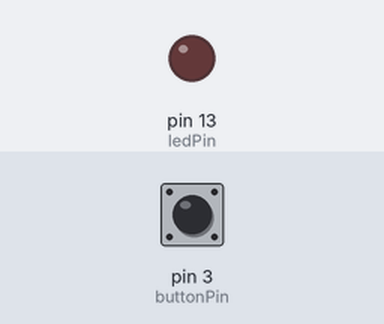
A sketch run on a simulated Arduino Uno, built with avr-gcc and run on an emulated ATmega328P. On the bench: output pins drawn as LEDs (lit = HIGH). Inputs (shaded band) come from the test bench; at power-on: pin 3 (buttonPin) HIGH. What the sketch prints to the serial monitor is not drawn.

Above: at 1.2 s.
1.3 s: pin 3 (buttonPin) pulled LOW for 0.15 s
At 2.3 s:
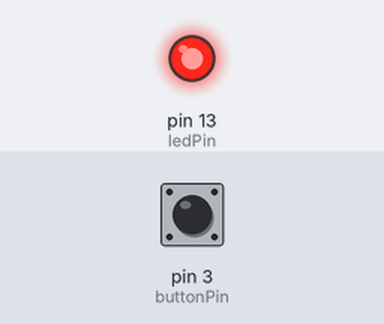
2.9 s: pin 3 (buttonPin) pulled LOW for 1 s
At 3.6 s:
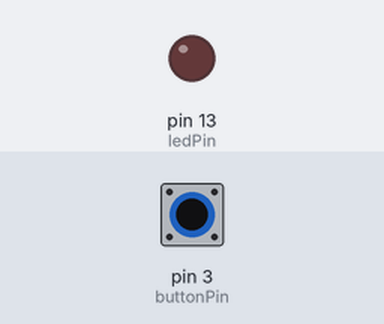
5.4 s: pin 3 (buttonPin) pulled LOW for 3.2 s
At 6.6 s:
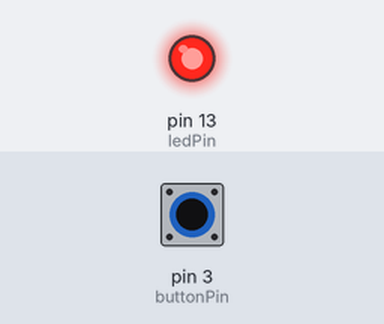
Timing chart, 0 to 8.4 s (numbered marks = the images above; inputs shaded):
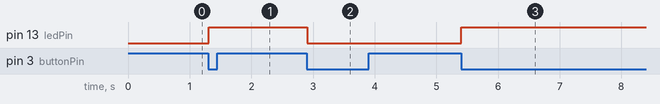

Measured:
- after the input at 1.3 s, pin 13 (ledPin): LOW → HIGH at once
- after the input at 2.9 s, pin 13 (ledPin): HIGH → LOW at once
- after the input at 5.4 s, pin 13 (ledPin): LOW → HIGH at once

The sketch:

sketch.ino
```cpp
const int buttonPin = 3;  // Pin del botón
const int ledPin = 13;    // Pin del LED
/*
* Una constante es una variable que no cambiará su valor
*/

int buttonState = 0;      // Estado actual del botón
int lastButtonState = 0;  // Último estado del botón para que el programa registre si fue presionado o no
int ledState = LOW;       // Estado actual del LED. Apagado
/*
* Estas no son constantes porque cambiarán su valor en función de lo que el código requiera
*/

void setup() {
  pinMode(buttonPin, INPUT_PULLUP); // Botón = Entrada
  pinMode(ledPin, OUTPUT);   // LED = Salida
  Serial.begin(9600);       // función para comunicarse con el monitor de arduino, 9600 corresponde a la tasa de bits por segundo
}

void loop() {
  buttonState = digitalRead(buttonPin); // La variable del estado del botón será leida y transmitida a la del pin del botón, esta última no cambiará su valor
  Serial.println(buttonState); // Mostrar el estado del botón en el terminal para verificar que todo esté funcionando correctamente
  if (buttonState != lastButtonState) { // != NO es igual a. Compara la variable izquierda con la derecha, la operación es TRUE cuando los valores NO son iguales, en caso de serlo, es FALSE
    if (buttonState == LOW) { // == significa que mientras el estado del botón sea 0, la función if tendrá un valor TRUE. Si no lo es, será FALSE
      // Cambiar el estado del LED cuando el botón es presionado
      ledState = !ledState; // = ! Lo mismo que !=
      digitalWrite(ledPin, ledState); // Leer el pin 13 y el estado actual del LED
    }
    delay(50);  // Pequeña pausa para evitar rebotes del botón
  }
lastButtonState = buttonState; // Actualizar el último estado del botón
}
```
